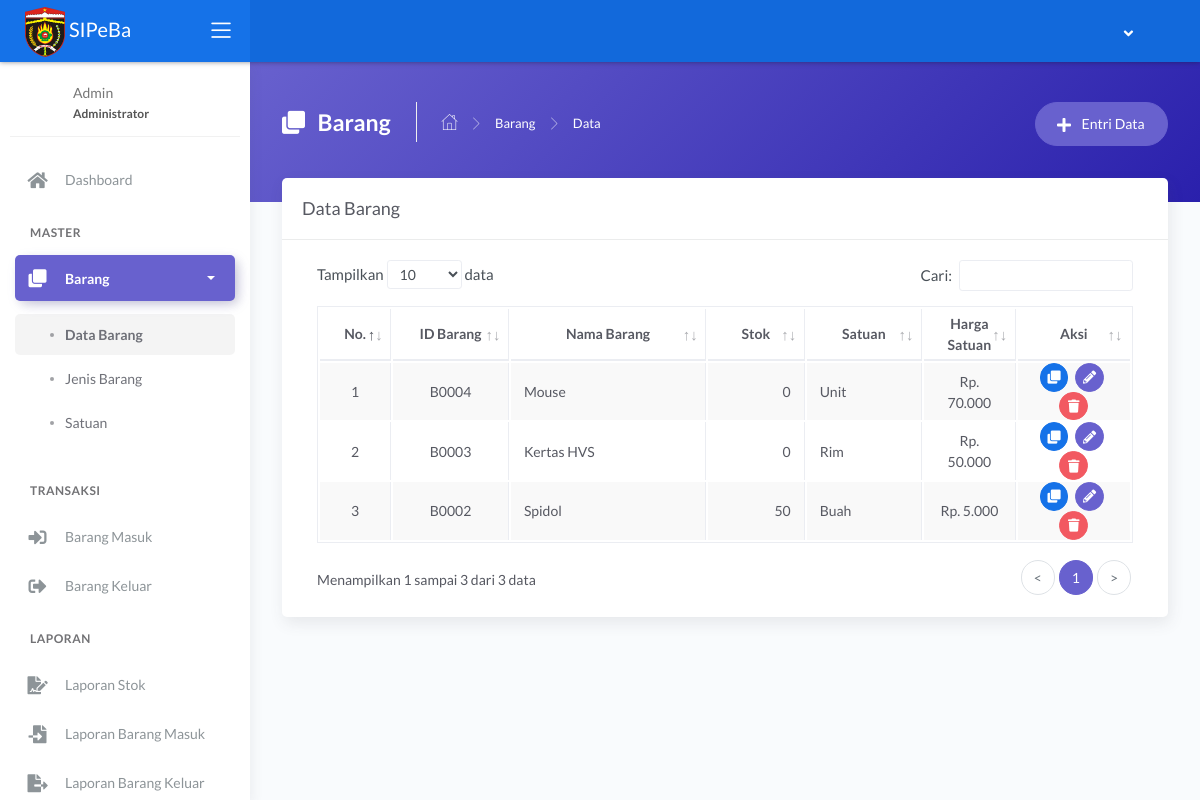
The app's page /main.php?module=barang (signed in) with its own data.
### tables this page shows
CREATE TABLE `tbl_barang` (
  `id_barang` varchar(5) NOT NULL,
  `nama_barang` varchar(100) NOT NULL,
  `jenis` int(11) NOT NULL,
  `stok_minimum` int(11) NOT NULL,
  `stok` int(11) NOT NULL DEFAULT 0,
  `satuan` int(11) NOT NULL,
  `harga` int(11) NOT NULL DEFAULT 0
);

CREATE TABLE `tbl_satuan` (
  `id_satuan` int(11) NOT NULL,
  `nama_satuan` varchar(30) NOT NULL
);

### modules/barang/tampil_data.php (the view, shortened to what this page needs)
<?php
if (basename($_SERVER['PHP_SELF']) === basename(__FILE__)) {
  header('location: 404.html');
}
else {
?>
  <div class="panel-header bg-secondary-gradient">
    <div class="page-inner py-45">
      <div class="d-flex align-items-left align-items-md-top flex-column flex-md-row">
        <div class="page-header text-white">
          <h4 class="page-title text-white"><i class="fas fa-clone mr-2"></i> Barang</h4>
          <ul class="breadcrumbs">
            <li class="nav-home"><a href="?module=dashboard"><i class="flaticon-home text-white"></i></a></li>
            <li class="separator"><i class="flaticon-right-arrow"></i></li>
            <li class="nav-item"><a href="?module=barang" class="text-white">Barang</a></li>
            <li class="separator"><i class="flaticon-right-arrow"></i></li>
            <li class="nav-item"><a>Data</a></li>
          </ul>
        </div>
        <div class="ml-md-auto py-2 py-md-0">
          <a href="?module=form_entri_barang" class="btn btn-secondary btn-round">
            <span class="btn-label"><i class="fa fa-plus mr-2"></i></span> Entri Data
          </a>
        </div>
      </div>
    </div>
  </div>
  <div class="page-inner mt--5">
    <div class="card">
      <div class="card-header">
        <div class="card-title">Data Barang</div>
      </div>
      <div class="card-body">
        <div class="table-responsive">
          <table id="basic-datatables" class="display table table-bordered table-striped table-hover">
            <thead>
              <tr>
                <th class="text-center">No.</th>
                <th class="text-center">ID Barang</th>
                <th class="text-center">Nama Barang</th>
                <th class="text-center">Stok</th>
                <th class="text-center">Satuan</th>
                <th class="text-center">Harga Satuan</th>
                <th class="text-center">Aksi</th>
              </tr>
            </thead>
            <tbody>
              <?php
              $no = 1;
              $query = mysqli_query($mysqli, "SELECT a.id_barang, a.nama_barang, a.stok, a.satuan, a.harga, b.nama_satuan
                                              FROM tbl_barang as a INNER JOIN tbl_satuan as b
                                              ON a.satuan=b.id_satuan
                                              ORDER BY a.id_barang DESC")
                                              or die('Ada kesalahan pada query tampil data : ' . mysqli_error($mysqli));
              while ($data = mysqli_fetch_assoc($query)) { ?>
                <tr>
                  <td width="50" class="text-center"><?php echo $no++; ?></td>
                  <td width="100" class="text-center"><?php echo $data['id_barang']; ?></td>
                  <td width="200"><?php echo $data['nama_barang']; ?></td>
                  <td width="80" class="text-right"><?php echo $data['stok']; ?></td>
                  <td width="100"><?php echo $data['nama_satuan']; ?></td>
                  <td width="70" class="text-center">Rp. <?php echo number_format($data['harga'], 0, '', '.'); ?></td>
                  <td width="100" class="text-center">
                    <div>
                      <a href="?module=tampil_detail_barang&id=<?php echo $data['id_barang']; ?>" class="btn btn-icon btn-round btn-primary btn-sm mr-md-1" data-toggle="tooltip" data-placement="top" title="Detail">
                        <i class="fas fa-clone fa-sm"></i>
                      </a>
                      <a href="?module=form_ubah_barang&id=<?php echo $data['id_barang']; ?>" class="btn btn-icon btn-round btn-secondary btn-sm mr-md-1" data-toggle="tooltip" data-placement="top" title="Ubah">
                        <i class="fas fa-pencil-alt fa-sm"></i>
                      </a>
                      <a href="modules/barang/proses_hapus.php?id=<?php echo $data['id_barang']; ?>" onclick="return confirm('Anda yakin ingin menghapus data barang <?php echo $data['nama_barang']; ?>?')" class="btn btn-icon btn-round btn-danger btn-sm" data-toggle="tooltip" data-placement="top" title="Hapus">
                        <i class="fas fa-trash fa-sm"></i>
                      </a>
                    </div>
                  </td>
                </tr>
              <?php } ?>
            </tbody>
          </table>
        </div>
      </div>
    </div>
  </div>
<?php } ?>

### records on screen
tbl_barang: id_barang "B0004", nama_barang "Mouse", stok "0", tbl_satuan.nama_satuan "Unit", harga "70.000"
tbl_barang: id_barang "B0003", nama_barang "Kertas HVS", stok "0", tbl_satuan.nama_satuan "Rim", harga "50.000"
tbl_barang: id_barang "B0002", nama_barang "Spidol", stok "50", tbl_satuan.nama_satuan "Buah", harga "5.000"

### other values on screen
$_SESSION['nama_user'] "Admin"
$_SESSION['hak_akses'] "Administrator"
